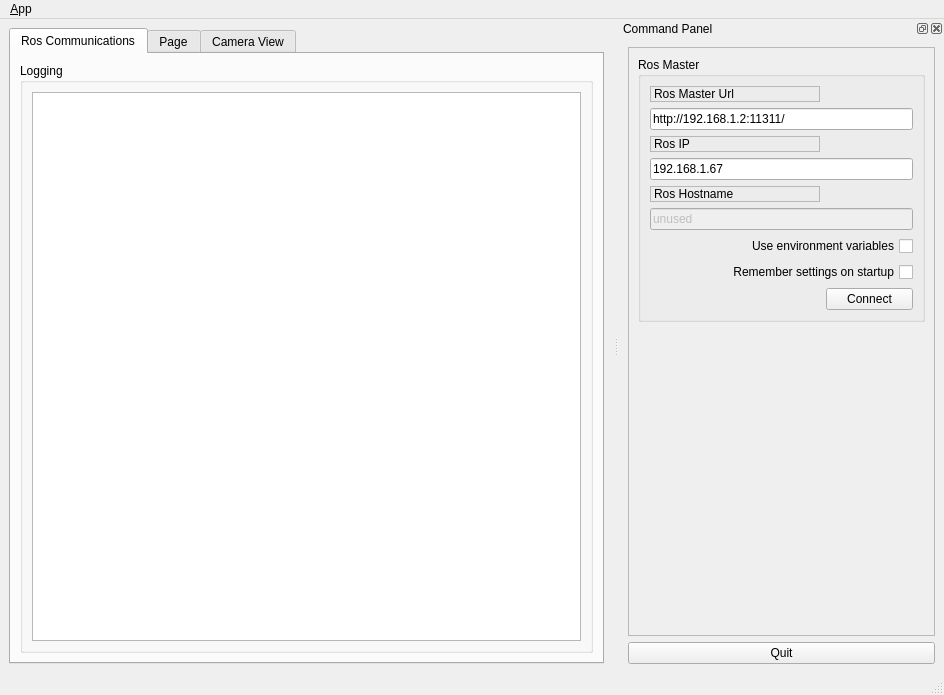
<?xml version="1.0" encoding="UTF-8"?>
<ui version="4.0">
 <class>MainWindowDesign</class>
 <widget class="QMainWindow" name="MainWindowDesign">
  <property name="geometry">
   <rect>
    <x>0</x>
    <y>0</y>
    <width>944</width>
    <height>695</height>
   </rect>
  </property>
  <property name="windowTitle">
   <string>QRosApp</string>
  </property>
  <property name="windowIcon">
   <iconset resource="../resources/images.qrc">
    <normaloff>:/images/icon.png</normaloff>:/images/icon.png</iconset>
  </property>
  <property name="locale">
   <locale language="English" country="Australia"/>
  </property>
  <widget class="QWidget" name="centralwidget">
   <layout class="QHBoxLayout">
    <item>
     <widget class="QTabWidget" name="tab_manager">
      <property name="enabled">
       <bool>true</bool>
      </property>
      <property name="minimumSize">
       <size>
        <width>100</width>
        <height>0</height>
       </size>
      </property>
      <property name="locale">
       <locale language="English" country="Australia"/>
      </property>
      <property name="currentIndex">
       <number>0</number>
      </property>
      <widget class="QWidget" name="tab_status">
       <attribute name="title">
        <string>Ros Communications</string>
       </attribute>
       <layout class="QVBoxLayout" name="verticalLayout_2">
        <item>
         <widget class="QGroupBox" name="groupBox_12">
          <property name="sizePolicy">
           <sizepolicy hsizetype="MinimumExpanding" vsizetype="Preferred">
            <horstretch>0</horstretch>
            <verstretch>0</verstretch>
           </sizepolicy>
          </property>
          <property name="title">
           <string>Logging</string>
          </property>
          <layout class="QGridLayout" name="gridLayout_3">
           <item row="0" column="0">
            <widget class="QListView" name="view_logging"/>
           </item>
          </layout>
         </widget>
        </item>
       </layout>
      </widget>
      <widget class="QWidget" name="Page">
       <property name="enabled">
        <bool>false</bool>
       </property>
       <attribute name="title">
        <string>Page</string>
       </attribute>
      </widget>
      <widget class="QWidget" name="imageTab">
       <property name="enabled">
        <bool>true</bool>
       </property>
       <property name="focusPolicy">
        <enum>Qt::TabFocus</enum>
       </property>
       <property name="autoFillBackground">
        <bool>true</bool>
       </property>
       <attribute name="title">
        <string>Camera View</string>
       </attribute>
       <widget class="QLabel" name="lblOriginal">
        <property name="geometry">
         <rect>
          <x>0</x>
          <y>0</y>
          <width>640</width>
          <height>480</height>
         </rect>
        </property>
        <property name="text">
         <string>TextLabel</string>
        </property>
       </widget>
      </widget>
     </widget>
    </item>
   </layout>
  </widget>
  <widget class="QMenuBar" name="menubar">
   <property name="geometry">
    <rect>
     <x>0</x>
     <y>0</y>
     <width>944</width>
     <height>22</height>
    </rect>
   </property>
   <widget class="QMenu" name="menu_File">
    <property name="title">
     <string>&amp;App</string>
    </property>
    <addaction name="action_Preferences"/>
    <addaction name="separator"/>
    <addaction name="actionAbout"/>
    <addaction name="actionAbout_Qt"/>
    <addaction name="separator"/>
    <addaction name="action_Quit"/>
   </widget>
   <addaction name="menu_File"/>
  </widget>
  <widget class="QStatusBar" name="statusbar"/>
  <widget class="QDockWidget" name="dock_status">
   <property name="sizePolicy">
    <sizepolicy hsizetype="Minimum" vsizetype="Preferred">
     <horstretch>0</horstretch>
     <verstretch>0</verstretch>
    </sizepolicy>
   </property>
   <property name="minimumSize">
    <size>
     <width>325</width>
     <height>389</height>
    </size>
   </property>
   <property name="allowedAreas">
    <set>Qt::RightDockWidgetArea</set>
   </property>
   <property name="windowTitle">
    <string>Command Panel</string>
   </property>
   <attribute name="dockWidgetArea">
    <number>2</number>
   </attribute>
   <widget class="QWidget" name="dockWidgetContents_2">
    <layout class="QVBoxLayout" name="verticalLayout">
     <item>
      <widget class="QFrame" name="frame">
       <property name="sizePolicy">
        <sizepolicy hsizetype="Minimum" vsizetype="Preferred">
         <horstretch>0</horstretch>
         <verstretch>0</verstretch>
        </sizepolicy>
       </property>
       <property name="frameShape">
        <enum>QFrame::StyledPanel</enum>
       </property>
       <property name="frameShadow">
        <enum>QFrame::Raised</enum>
       </property>
       <layout class="QVBoxLayout" name="verticalLayout_3">
        <item>
         <widget class="QGroupBox" name="groupBox">
          <property name="title">
           <string>Ros Master</string>
          </property>
          <layout class="QGridLayout" name="gridLayout">
           <item row="0" column="0">
            <widget class="QLabel" name="label">
             <property name="frameShape">
              <enum>QFrame::StyledPanel</enum>
             </property>
             <property name="frameShadow">
              <enum>QFrame::Raised</enum>
             </property>
             <property name="text">
              <string>Ros Master Url</string>
             </property>
            </widget>
           </item>
           <item row="1" column="0" colspan="2">
            <widget class="QLineEdit" name="line_edit_master">
             <property name="text">
              <string>http://192.168.1.2:11311/</string>
             </property>
            </widget>
           </item>
           <item row="2" column="0">
            <widget class="QLabel" name="label_2">
             <property name="frameShape">
              <enum>QFrame::StyledPanel</enum>
             </property>
             <property name="frameShadow">
              <enum>QFrame::Raised</enum>
             </property>
             <property name="text">
              <string>Ros IP</string>
             </property>
            </widget>
           </item>
           <item row="3" column="0" colspan="2">
            <widget class="QLineEdit" name="line_edit_host">
             <property name="text">
              <string>192.168.1.67</string>
             </property>
            </widget>
           </item>
           <item row="4" column="0">
            <widget class="QLabel" name="label_3">
             <property name="frameShape">
              <enum>QFrame::StyledPanel</enum>
             </property>
             <property name="frameShadow">
              <enum>QFrame::Raised</enum>
             </property>
             <property name="text">
              <string>Ros Hostname</string>
             </property>
            </widget>
           </item>
           <item row="5" column="0" colspan="2">
            <widget class="QLineEdit" name="line_edit_topic">
             <property name="enabled">
              <bool>false</bool>
             </property>
             <property name="text">
              <string>unused</string>
             </property>
            </widget>
           </item>
           <item row="6" column="0" colspan="2">
            <widget class="QCheckBox" name="checkbox_use_environment">
             <property name="layoutDirection">
              <enum>Qt::RightToLeft</enum>
             </property>
             <property name="text">
              <string>Use environment variables</string>
             </property>
            </widget>
           </item>
           <item row="7" column="0" colspan="2">
            <widget class="QCheckBox" name="checkbox_remember_settings">
             <property name="layoutDirection">
              <enum>Qt::RightToLeft</enum>
             </property>
             <property name="text">
              <string>Remember settings on startup</string>
             </property>
            </widget>
           </item>
           <item row="8" column="0">
            <spacer name="horizontalSpacer">
             <property name="orientation">
              <enum>Qt::Horizontal</enum>
             </property>
             <property name="sizeHint" stdset="0">
              <size>
               <width>170</width>
               <height>21</height>
              </size>
             </property>
            </spacer>
           </item>
           <item row="8" column="1">
            <widget class="QPushButton" name="button_connect">
             <property name="enabled">
              <bool>true</bool>
             </property>
             <property name="sizePolicy">
              <sizepolicy hsizetype="MinimumExpanding" vsizetype="Fixed">
               <horstretch>0</horstretch>
               <verstretch>0</verstretch>
              </sizepolicy>
             </property>
             <property name="toolTip">
              <string>Set the target to the current joint trajectory state.</string>
             </property>
             <property name="statusTip">
              <string>Clear all waypoints and set the target to the current joint trajectory state.</string>
             </property>
             <property name="text">
              <string>Connect</string>
             </property>
            </widget>
           </item>
          </layout>
         </widget>
        </item>
        <item>
         <spacer name="verticalSpacer_3">
          <property name="orientation">
           <enum>Qt::Vertical</enum>
          </property>
          <property name="sizeHint" stdset="0">
           <size>
            <width>20</width>
            <height>233</height>
           </size>
          </property>
         </spacer>
        </item>
       </layout>
      </widget>
     </item>
     <item>
      <widget class="QPushButton" name="quit_button">
       <property name="sizePolicy">
        <sizepolicy hsizetype="MinimumExpanding" vsizetype="Fixed">
         <horstretch>0</horstretch>
         <verstretch>0</verstretch>
        </sizepolicy>
       </property>
       <property name="text">
        <string>Quit</string>
       </property>
      </widget>
     </item>
    </layout>
   </widget>
  </widget>
  <action name="action_Quit">
   <property name="text">
    <string>&amp;Quit</string>
   </property>
   <property name="shortcut">
    <string>Ctrl+Q</string>
   </property>
   <property name="shortcutContext">
    <enum>Qt::ApplicationShortcut</enum>
   </property>
  </action>
  <action name="action_Preferences">
   <property name="text">
    <string>&amp;Preferences</string>
   </property>
  </action>
  <action name="actionAbout">
   <property name="text">
    <string>&amp;About</string>
   </property>
  </action>
  <action name="actionAbout_Qt">
   <property name="text">
    <string>About &amp;Qt</string>
   </property>
  </action>
 </widget>
 <resources>
  <include location="../resources/images.qrc"/>
 </resources>
 <connections>
  <connection>
   <sender>action_Quit</sender>
   <signal>triggered()</signal>
   <receiver>MainWindowDesign</receiver>
   <slot>close()</slot>
   <hints>
    <hint type="sourcelabel">
     <x>-1</x>
     <y>-1</y>
    </hint>
    <hint type="destinationlabel">
     <x>399</x>
     <y>299</y>
    </hint>
   </hints>
  </connection>
  <connection>
   <sender>quit_button</sender>
   <signal>clicked()</signal>
   <receiver>MainWindowDesign</receiver>
   <slot>close()</slot>
   <hints>
    <hint type="sourcelabel">
     <x>859</x>
     <y>552</y>
    </hint>
    <hint type="destinationlabel">
     <x>469</x>
     <y>299</y>
    </hint>
   </hints>
  </connection>
 </connections>
</ui>
